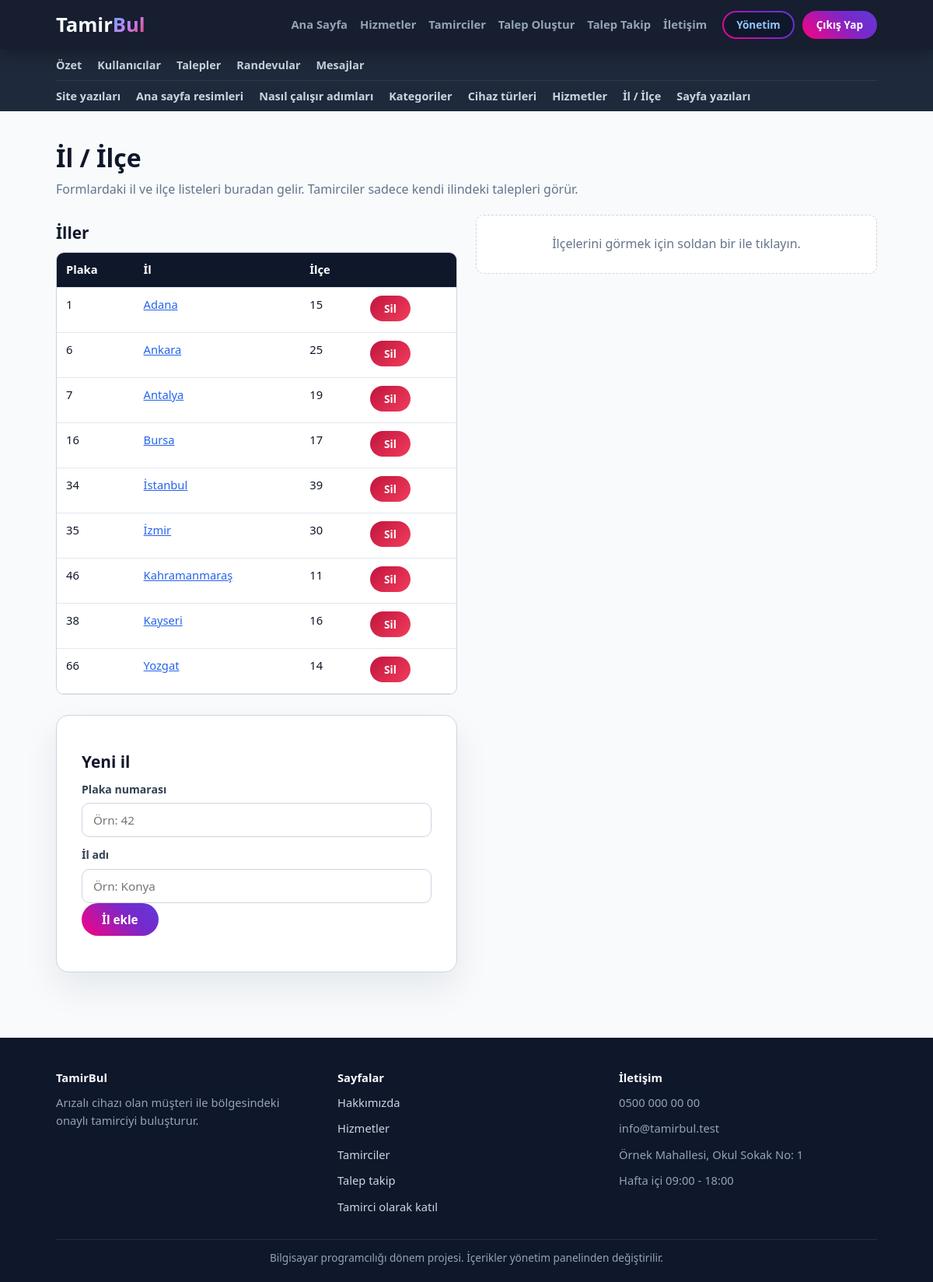
/admin/konumlar.php (signed in), run on the app's committed database.
### tables this page shows
CREATE TABLE site_ayarlari (
    id INT AUTO_INCREMENT PRIMARY KEY,  
    anahtar VARCHAR(50) NOT NULL UNIQUE,  
    deger TEXT NOT NULL,  
    etiket VARCHAR(100) NOT NULL DEFAULT ''  
);

CREATE TABLE iller (
    id INT PRIMARY KEY,  
    ad VARCHAR(50) NOT NULL  
);

### ortak/hazirla.php (called while the page is built, shortened)
<?php
if (is_dir("ortak")) {
    $kok = "";
} else {
    $kok = "../";
}
include __DIR__ . "/baglanti.php";
include __DIR__ . "/guvenlik.php";

### ortak/baglanti.php (called while the page is built, shortened)
<?php
$baglanti = mysqli_connect("127.0.0.1", "root", "", "tamirbul");
$veritabani_hazir = ($baglanti != false);
if ($veritabani_hazir) {
    mysqli_set_charset($baglanti, "utf8mb4");
}
function sorgula($sorgu) {
    global $baglanti;
    return mysqli_query($baglanti, $sorgu);
}
function satirlar($sorgu) {
    $liste = array();
    $sonuc = sorgula($sorgu);
    while ($sonuc && $satir = mysqli_fetch_assoc($sonuc)) {
        $liste[] = $satir;
    }
    return $liste;
}
function tek_satir($sorgu) {
    $liste = satirlar($sorgu);
    if (count($liste) == 0) {
        return null;
    }
    return $liste[0];
}
function temizle($yazi) {
    global $baglanti;
    return mysqli_real_escape_string($baglanti, $yazi);
}
function ayar_getir($anahtar, $yoksa_bu) {
    $satir = tek_satir("SELECT deger FROM site_ayarlari WHERE anahtar = '" . temizle($anahtar) . "'");
    return $satir["deger"];
}

### ortak/guvenlik.php (called while the page is built, shortened)
<?php
function giris_yapildi_mi() {
    return isset($_SESSION["kullanici_id"]);
}
function gelen_sayi($ad) {
    return 0;
}
function temiz_yaz($metin) {
    return htmlspecialchars($metin, ENT_QUOTES, "UTF-8");
}

### admin/konumlar.php (the view, shortened to what this page needs)
<?php
include "../ortak/hazirla.php";
$secili_il = gelen_sayi("il");
$iller = satirlar("SELECT iller.*, (SELECT COUNT(*) FROM ilceler WHERE ilceler.il_id = iller.id) AS ilce_sayisi FROM iller ORDER BY ad");
$il = tek_satir("SELECT * FROM iller WHERE id = $secili_il");
$ilceler = satirlar("SELECT * FROM ilceler WHERE il_id = $secili_il ORDER BY ad");
include "../ortak/baslik.php";
include "menu.php";
?>
<section class="sayfa">
    <div class="kapsayici">
        <h1>İl / İlçe</h1>
        <p class="giris-metni">Formlardaki il ve ilçe listeleri buradan gelir. Tamirciler sadece kendi ilindeki talepleri görür.</p>
        <?php include "../ortak/mesajlar.php"; ?>
        <div class="yan-yana">
            <div>
                <h2>İller</h2>
                <div class="tablo-kutu">
                    <table>
                        <tr><th>Plaka</th><th>İl</th><th>İlçe</th><th></th></tr>
                        <?php foreach ($iller as $satir) { ?>
                            <tr>
                                <td><?php echo (int) $satir["id"]; ?></td>
                                <td><a href="konumlar.php?il=<?php echo (int) $satir["id"]; ?>"><?php echo temiz_yaz($satir["ad"]); ?></a></td>
                                <td><?php echo (int) $satir["ilce_sayisi"]; ?></td>
                                <td>
                                    <form method="post" action="konumlar.php" onsubmit="return confirm('İl ve ilçeleri silinsin mi?');">
                                        <button class="btn btn-sm btn-danger" type="submit">Sil</button>
                                    </form>
                                </td>
                            </tr>
                        <?php } ?>
                    </table>
                </div>
                <form class="form-kutu" method="post" action="konumlar.php">
                    <h2>Yeni il</h2>
                    <label for="plaka">Plaka numarası</label>
                    <input id="plaka" name="plaka" type="number" min="1" max="81" placeholder="Örn: 42">
                    <label for="il_adi">İl adı</label>
                    <input id="il_adi" name="ad" type="text" placeholder="Örn: Konya">
                    <p><button class="btn btn-primary" type="submit">İl ekle</button></p>
                </form>
            </div>
            <div>
                <?php if ($il) { ?>
                    <h2><?php echo temiz_yaz($il["ad"]); ?> ilçeleri</h2>
                    <form class="form-kutu" method="post" action="konumlar.php">
                        <input type="hidden" name="islem" value="ilce_ekle">
                        <input type="hidden" name="il" value="<?php echo $secili_il; ?>">
                        <label for="ilce_adi">Yeni ilçe adı</label>
                        <input id="ilce_adi" name="ad" type="text" placeholder="Örn: Merkez">
                        <p><button class="btn btn-primary" type="submit">İlçe ekle</button></p>
                    </form>
                    <div class="tablo-kutu">
                        <table>
                            <tr><th>İlçe</th><th></th></tr>
                            <?php foreach ($ilceler as $satir) { ?>
                                <tr>
                                    <td><?php echo temiz_yaz($satir["ad"]); ?></td>
                                    <td>
                                        <form method="post" action="konumlar.php" onsubmit="return confirm('İlçe silinsin mi?');">
                                            <input type="hidden" name="islem" value="ilce_sil">
                                            <input type="hidden" name="il" value="<?php echo $secili_il; ?>">
                                            <input type="hidden" name="ilce_id" value="<?php echo (int) $satir["id"]; ?>">
                                            <button class="btn btn-sm btn-danger" type="submit">Sil</button>
                                        </form>
                                    </td>
                                </tr>
                            <?php } ?>
                        </table>
                    </div>
                <?php } else { ?>
                    <p class="bos-liste">İlçelerini görmek için soldan bir ile tıklayın.</p>
                <?php } ?>
            </div>
        </div>
    </div>
</section>
<?php
include "../ortak/altlik.php";
?>

### ortak/baslik.php (shortened to what this page needs)
<?php
$site_adi = ayar_getir("site_adi", "TamirBul");
$logo_on = mb_substr($site_adi, 0, 5, "UTF-8");
$logo_arka = mb_substr($site_adi, 5, null, "UTF-8");
$acik_dosya = basename($_SERVER["PHP_SELF"]);
$menu_linkleri = array(
    "index.php" => "Ana Sayfa",
    "hizmetler.php" => "Hizmetler",
    "tamirciler.php" => "Tamirciler",
    "talep-olustur.php" => "Talep Oluştur",
    "talep-takip.php" => "Talep Takip",
    "iletisim.php" => "İletişim"
);
$panel_adresi = "musteri/panel.php";
$panel_yazisi = "Hesabım";
if (isset($_SESSION["rol"]) && $_SESSION["rol"] == "admin") {
    $panel_adresi = "admin/panel.php";
    $panel_yazisi = "Yönetim";
}
?>
<!DOCTYPE html>
<html lang="tr">
<head>
    <link rel="stylesheet" href="<?php echo $kok; ?>css/stil.css">
</head>
<body>
    <header class="navbar">
        <div class="container navbar-container">
            <a class="logo" href="<?php echo $kok; ?>index.php">
                <h1><?php echo temiz_yaz($logo_on); ?><span><?php echo temiz_yaz($logo_arka); ?></span></h1>
            </a>
            <div id="menu" class="menu">
                <nav class="nav-menu">
                    <ul>
                        <?php foreach ($menu_linkleri as $dosya => $yazi) { ?>
                            <li><a href="<?php echo $kok . $dosya; ?>" <?php if ($acik_dosya == $dosya && $kok == "") { echo 'class="active"'; } ?>><?php echo $yazi; ?></a></li>
                        <?php } ?>
                    </ul>
                </nav>
                <?php if (giris_yapildi_mi()) { ?>
                    <div class="user-profile-menu">
                        <a class="btn btn-sm btn-outline" href="<?php echo $kok . $panel_adresi; ?>"><?php echo $panel_yazisi; ?></a>
                        <a class="btn btn-sm btn-secondary" href="<?php echo $kok; ?>cikis.php">Çıkış Yap</a>
                    </div>
                <?php } ?>
            </div>
        </div>
    </header>
    <main>

### ortak/altlik.php (shortened to what this page needs)
<?php
$alt_site_adi = ayar_getir("site_adi", "TamirBul");
$alt_aciklama = ayar_getir("altlik_aciklama", "");
$alt_telefon = ayar_getir("telefon", "");
$alt_eposta = ayar_getir("eposta", "");
$alt_adres = ayar_getir("adres", "");
$alt_saat = ayar_getir("calisma_saatleri", "");
$alt_not = ayar_getir("altlik_not", "");
?>
    </main>
    <footer class="footer">
        <div class="container footer-container">
            <div>
                <strong><?php echo temiz_yaz($alt_site_adi); ?></strong>
                <p><?php echo temiz_yaz($alt_aciklama); ?></p>
            </div>
            <div>
                <strong>Sayfalar</strong>
                <p><a href="<?php echo $kok; ?>hakkimizda.php">Hakkımızda</a></p>
                <p><a href="<?php echo $kok; ?>hizmetler.php">Hizmetler</a></p>
                <p><a href="<?php echo $kok; ?>tamirciler.php">Tamirciler</a></p>
                <p><a href="<?php echo $kok; ?>talep-takip.php">Talep takip</a></p>
                <p><a href="<?php echo $kok; ?>tamirci-kayit.php">Tamirci olarak katıl</a></p>
            </div>
            <div>
                <strong>İletişim</strong>
                <p><?php echo temiz_yaz($alt_telefon); ?></p>
                <p><?php echo temiz_yaz($alt_eposta); ?></p>
                <p><?php echo temiz_yaz($alt_adres); ?></p>
                <p><?php echo temiz_yaz($alt_saat); ?></p>
            </div>
        </div>
        <div class="container alt-not">
            <p><?php echo temiz_yaz($alt_not); ?></p>
        </div>
    </footer>
</body>
</html>

### data on the page
site_ayarlari: deger "Tamir", deger "Bul", deger "TamirBul"
iller: id "1", ad "Adana", ilce_sayisi "15"
iller: id "6", ad "Ankara", ilce_sayisi "25"
iller: id "7", ad "Antalya", ilce_sayisi "19"
iller: id "16", ad "Bursa", ilce_sayisi "17"
iller: id "34", ad "İstanbul", ilce_sayisi "39"
iller: id "35", ad "İzmir", ilce_sayisi "30"
iller: id "46", ad "Kahramanmaraş", ilce_sayisi "11"
iller: id "38", ad "Kayseri", ilce_sayisi "16"
iller: id "66", ad "Yozgat", ilce_sayisi "14"
site_ayarlari: deger "Arızalı cihazı olan müşteri ile bölgesindeki onaylı tamirciyi buluşturur."
site_ayarlari: deger "0500 000 00 00"
site_ayarlari: deger "info@tamirbul.test"
site_ayarlari: deger "Örnek Mahallesi, Okul Sokak No: 1"
site_ayarlari: deger "Hafta içi 09:00 - 18:00"
site_ayarlari: deger "Bilgisayar programcılığı dönem projesi. İçerikler yönetim panelinden değiştirilir."

### other printed values
$yazi "Ana Sayfa"
$yazi "Hizmetler"
$yazi "Tamirciler"
$yazi "Talep Oluştur"
$yazi "Talep Takip"
$yazi "İletişim"
$panel_yazisi "Yönetim"
